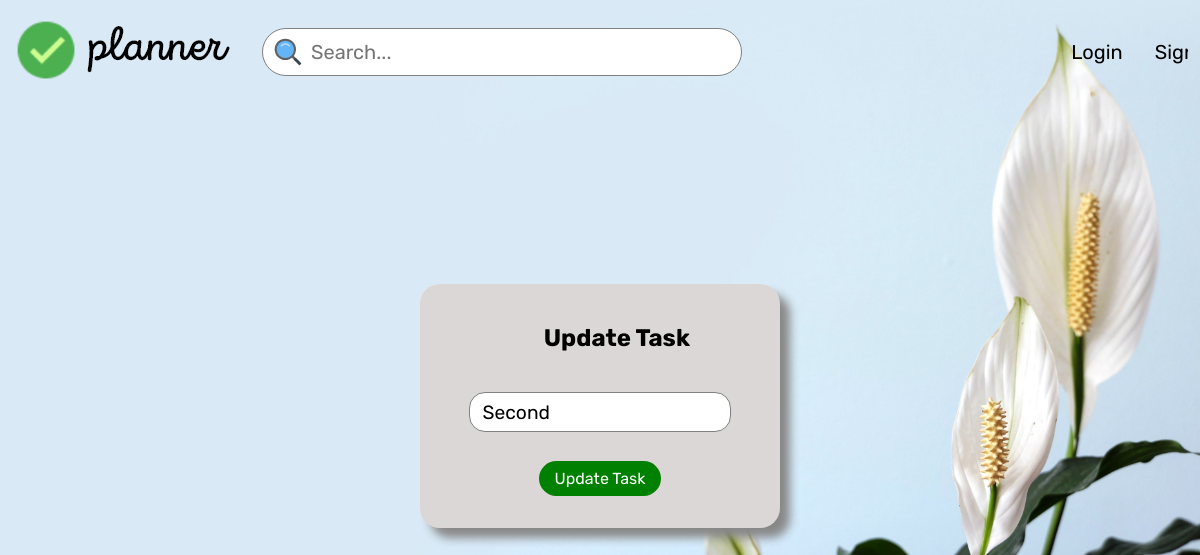
/update/second/2, run on an earlier commit of the app's database.
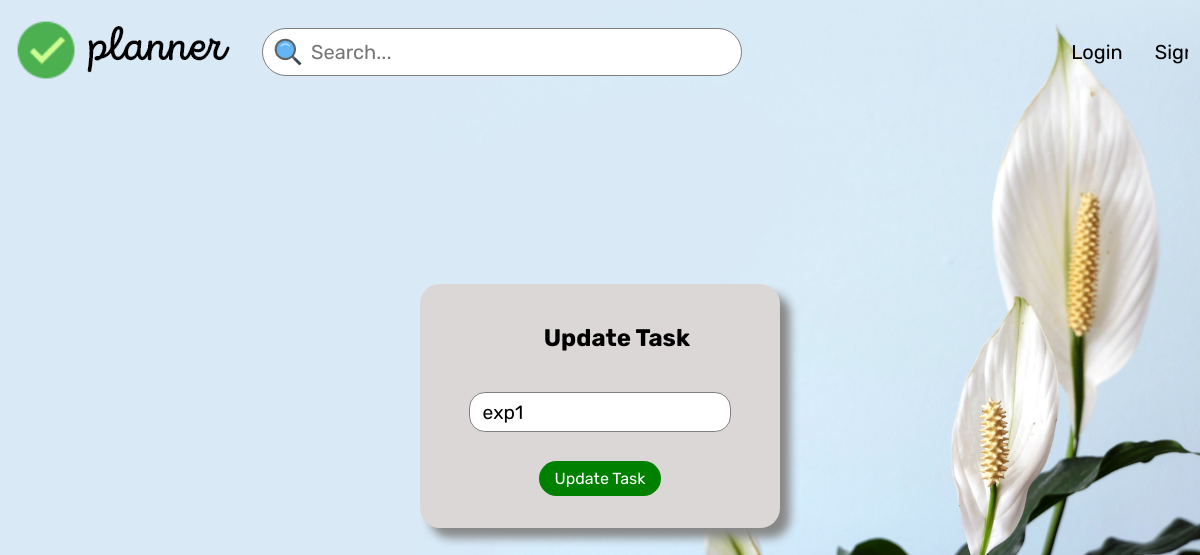
And on a later commit of the database.
### app/models.py (models this page shows, shortened)
class Tasks(db.Model):
    sno=db.Column(db.Integer, primary_key=True)
    title=db.Column(db.String(200), nullable=False)
    complete=db.Column(db.Boolean)
    project=db.Column(db.String(300))

### app/routes.py (the view)
@app.route('/update/<project>/<int:sno>',methods=['GET','POST'])
def updatetask(sno,project):
    if request.method=='POST':
        title=request.form['title']
        todo=Tasks.query.filter_by(sno=sno).first()
        todo.title=title
        Tasks.add_todo(todo)
        return redirect(url_for('tasks',project=project))
    else:
        todo=Tasks.query.filter_by(sno=sno).first()
        return render_template('updatetask.html',todo=todo, project=project)

### app/templates/updatetask.html (shortened to what this page needs)
{% extends 'base.html' %}
{% block stylesheet %}
    <link rel="stylesheet" href="/static/css/task.css">
{% endblock stylesheet %}
{% block content %}
    <div class="addtaskwindow" style="display: block;">
        <h2 class="modal-header">Update Task</h2>
        <div>
            <form action="/update/{{project}}/{{todo.sno}}" method="POST">
              <input type="text" name="title" id="" class="taskname-holder" value='{{todo.title}}'/>
              <br />
              <input
                type="submit"
                name=""
                id=""
                value="Update Task"
                class="taskname-submit"
              />
            </form>
          </div>
    </div>
{% endblock content %}

What changed in the data, as far as the page shows it:
changed Tasks: title "Second" → "exp1"
